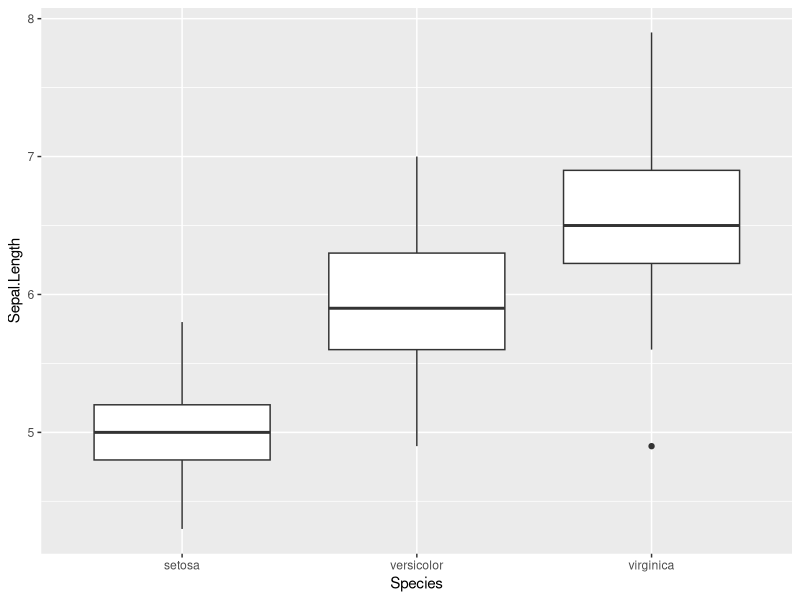
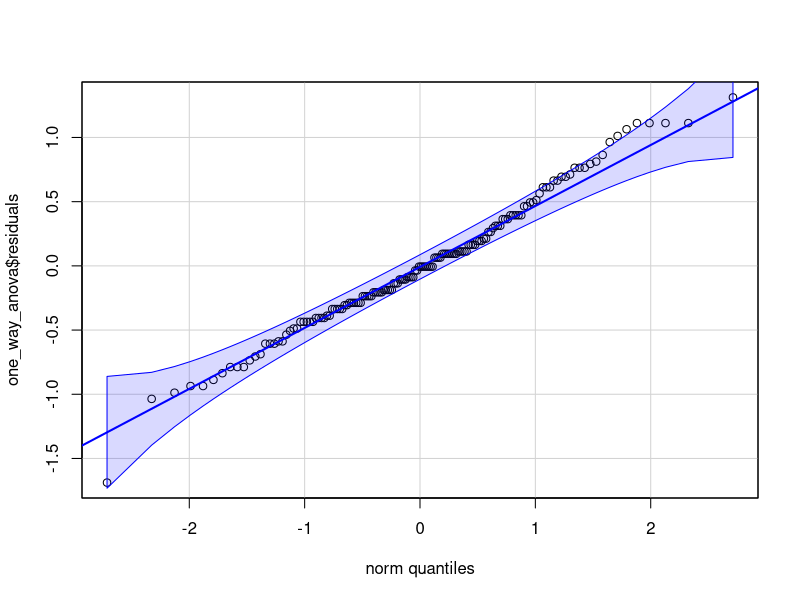

These charts were generated, in order, by the following R code:
## ---- chunk 1
 library(dplyr)
library(tidyverse)

 data(iris)
 dat <- iris %>%
 select(Species, Sepal.Length)
 summary(dat)
## ---- chunk 2
iris %>% 
  group_by(Species) %>% 
  summarize (count_species =n(),
             mean_speal_length =mean(Sepal.Length,na.rm=TRUE),
             sd_sepal_length =sd(Sepal.Length,na.rm = TRUE)
             )
## ---- chunk 3
ggplot(iris, aes(x = Species, y = Sepal.Length)) + 
geom_boxplot()
## ---- chunk 4
one_way_anova <- aov(Sepal.Length ~ Species , data = iris)
 summary(one_way_anova)
## ---- chunk 5
pairwise.t.test(iris$Sepal.Length,iris$Species,p.adj="bonferroni")
## ---- chunk 6
    pairwise.t.test(iris$Sepal.Length,iris$Species,p.adj="holm")
## ---- chunk 7
    TukeyHSD(one_way_anova)
## ---- chunk 8
    library(car)
    qqPlot(one_way_anova$residuals,id=FALSE)
## ---- chunk 9
shapiro.test(one_way_anova$residuals)

# p value > 0.05 and we do not reject H0 and conclude that the residulas follow approximately a normal distibution at 5% level of sgnificance.

## ---- chunk 10
    iris %>% 
      group_by(Species) %>%
      summarize(statistic =shapiro.test(Sepal.Length)$statistic,
                p.value =shapiro.test(Sepal.Length)$p.value
                )
## ---- chunk 11
bartlett.test(Sepal.Length~Species,data = iris)
## ---- chunk 12
leveneTest(Sepal.Length~Species,data = iris)
## ---- chunk 13
library(rstatix)

waov <- iris %>%
  welch_anova_test(Sepal.Length ~ Species)
waov
  
## ---- chunk 14
pwc2 <- iris %>% games_howell_test(Sepal.Length ~ Species)
pwc2
## ---- chunk 15
pwc3 <- iris %>%
  pairwise_t_test(
    Sepal.Length ~Species ,pool.sd = FALSE,
    p.adjust.method = "bonferroni"
  )
pwc3
